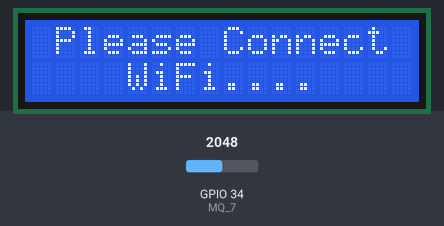
Simulated run of this program. Board: ESP32. Shown: 16×2 character LCD. The inputs (shaded band) are chosen by the test bench; at power-on: GPIO 34 (MQ_7) = 2048. WiFi joins after 1.5 s; servers stay silent unless stated; web services answer with replies made up by the test bench; what the program prints to the serial monitor is not drawn.

Above: at 1.1 s.
At 6.9 s:
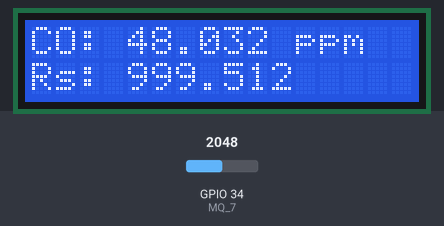
7.0 s: GPIO 34 (MQ_7) set to 0
At 9.0 s:
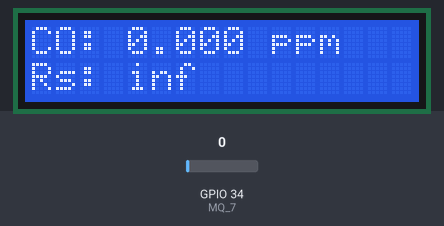
9.9 s: GPIO 34 (MQ_7) set to 4095
At 11.4 s:
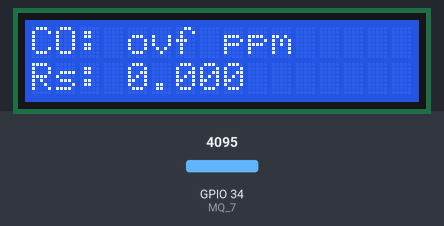
12.8 s: GPIO 34 (MQ_7) set to 3603
At 15.2 s:
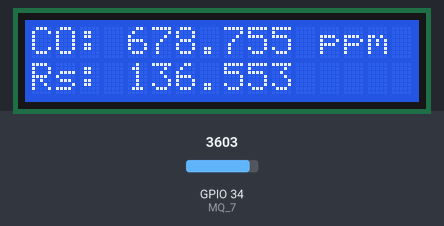
Timing chart, 0 to 16.7 s (numbered marks = the images above; inputs shaded):
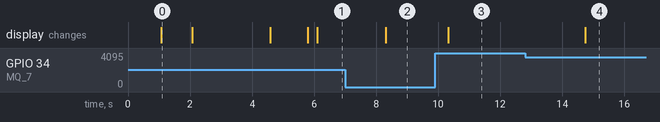

Measured:
- after the input at 7.0 s, the display: changes after 1.3 s (image 2)
- after the input at 9.9 s, the display: changes after 0.43 s (image 3)
- after the input at 12.8 s, the display: changes after 1.9 s (image 4)
- what the display in image 0 shows lasts 1.0 s, from 1.1 s to 2.1 s

The program:

main.cpp
```cpp
#define LINE_TOKEN ""
#define BLYNK_AUTH_TOKEN ""
#define BLYNK_TEMPLATE_ID ""
#define BLYNK_TEMPLATE_NAME ""

#define MQ_7 34

#include <Arduino.h>
#include <Wire.h>
#include <LiquidCrystal.h>
#include <WiFiManager.h>
#include <WiFi.h>
#include <HTTPClient.h>

#include <BlynkSimpleEsp32.h>

const int rs = 22, en = 21, d4 = 19, d5 = 18, d6 = 5, d7 = 15;
LiquidCrystal lcd(rs, en, d4, d5, d6, d7);

float analysis(int);
float sensorResistance;
void sendLineNotify(String);

void setup()
{
  Serial.begin(115200);
  lcd.begin(16, 2);
  lcd.backlight();
  lcd.clear();
  lcd.home();

  lcd.setCursor(3, 0);
  lcd.print("CO Sensor");
  lcd.setCursor(3, 1);
  lcd.print("System On");
  delay(1000);
  lcd.clear();

  lcd.setCursor(1, 0);
  lcd.print("Please Connect");
  lcd.setCursor(4, 1);
  lcd.print("WiFi....");
  delay(1000);
  lcd.clear();

  WiFiManager wm;
  bool res;

  IPAddress staticIP(192, 168, 4, 1);
  IPAddress gateway(192, 168, 4, 1);
  IPAddress subnet(255, 255, 255, 0);
  wm.setAPStaticIPConfig(staticIP, gateway, subnet);

  lcd.setCursor(0, 0);
  lcd.print("WiFi Connecting.");
  delay(1000);

  res = wm.autoConnect("!CarbonMonoxide", "11111111");
  if (!res)
  {
    Serial.println("Failed to connect");
    ESP.restart();
  }
  else
  {
    lcd.clear();
    lcd.setCursor(1, 0);
    lcd.print("WiFi Connected");
    sendLineNotify("เชื่อมต่อกับเครื่องวัดระบบคาร์บอนมอนอกไซด์สำเร็จแล้ว✅!");
    Serial.println("เชื่อมต่อสำเร็จแล้ว!");
    delay(1000);
    lcd.clear();
    Blynk.config(BLYNK_AUTH_TOKEN);
  }
}

void loop()
{
  Blynk.run();
  int sensorValue = analogRead(MQ_7);
  float co_level = analysis(sensorValue);

  Serial.print("adc : ");
  Serial.print(sensorValue);
  Serial.print("\t");
  Serial.print("Carbon monoxide : ");
  Serial.print(co_level, 3);
  Serial.print(" ppm");
  Serial.print("\t");
  Serial.print("Sensor resistance : ");
  Serial.println(sensorResistance);

  lcd.clear();
  lcd.setCursor(0, 0);
  lcd.print("CO: ");
  lcd.print(co_level, 3);
  lcd.print(" ppm");

  Blynk.virtualWrite(V1, String(co_level, 2));

  lcd.setCursor(0, 1);
  lcd.print("Rs: ");
  lcd.print(sensorResistance, 3);

  if (co_level >= 35)
  {
    String message = "⚠️ระบบตรวจจับคาร์บอนมอนอกไซด์เริ่มมีระดับที่สูงขึ้น: " + String(co_level, 2) + " ppm";
    sendLineNotify(message);
    delay(2000);
  }
  else
  {
    delay(500);
  }
}

float analysis(int adc)
{
  float slope = -0.7516072988;
  float A = 45.87510694;
  float Rseries = 1000;
  float V_Rseries = ((float)adc * 3.3) / 4095;
  sensorResistance = ((3.3 - V_Rseries) / V_Rseries) * Rseries;
  float R0 = 400;
  float Y = sensorResistance / R0;
  float CO_ppm = pow(10, (log10(Y / A) / slope));
  return CO_ppm;
}

void sendLineNotify(String message)
{
  HTTPClient http;
  http.begin("https://notify-api.line.me/api/notify");
  http.addHeader("Content-Type", "application/x-www-form-urlencoded");
  http.addHeader("Authorization", "Bearer " + String(LINE_TOKEN));

  String httpRequestData = "message=" + message;
  int httpResponseCode = http.POST(httpRequestData);

  if (httpResponseCode > 0)
  {
    Serial.print("HTTP Response code: ");
    Serial.println(httpResponseCode);
    String payload = http.getString();
    Serial.println(payload);
  }
  else
  {
    Serial.print("Error code: ");
    Serial.println(httpResponseCode);
  }
  http.end();
}
```
